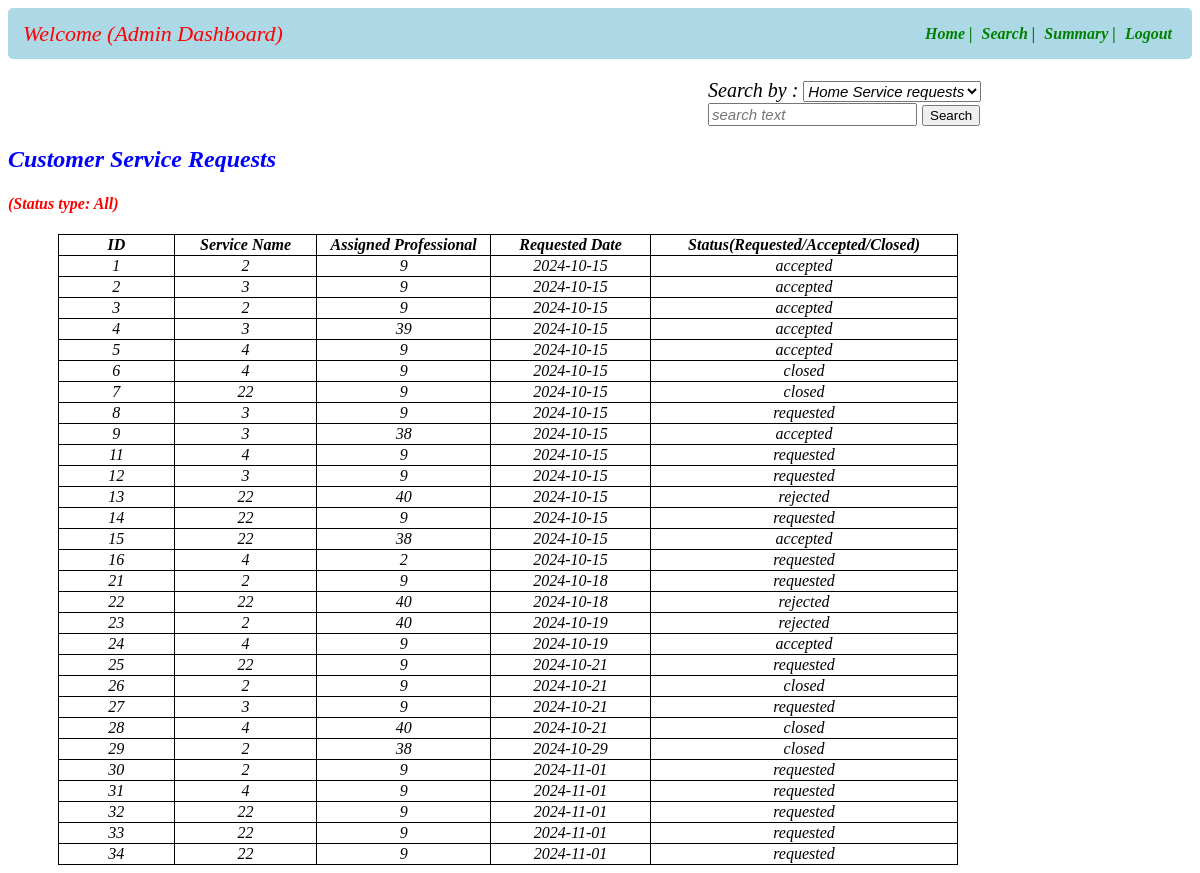
Page /adminsearch on the earlier database version.
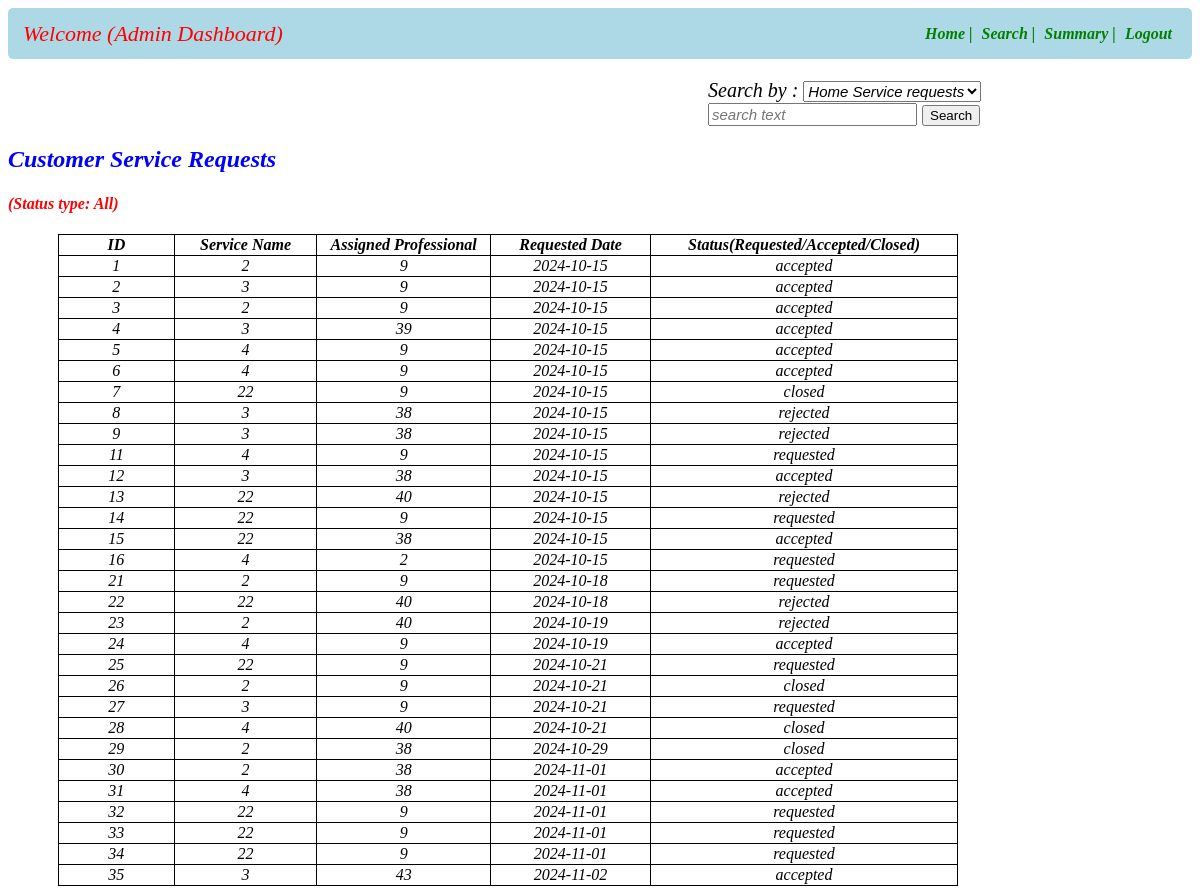
Same page on the later database version.
### app.py (models this page shows)
class Customer_Service_Request(db.Model):
    __tablename__="customer_service_request"
    id=db.Column(db.Integer,primary_key=True)
    service_id=db.Column(db.Integer,db.ForeignKey(Service_Info.id),nullable=False)
    customer_id=db.Column(db.Integer,db.ForeignKey(User_Info.id),nullable=False)
    professional_id=db.Column(db.Integer,db.ForeignKey(User_Info.id),nullable=False)
    date_of_request=db.Column(db.String,nullable=False)
    date_of_completion=db.Column(db.String,nullable=False)
    service_status=db.Column(db.String,nullable=False)
    remarks=db.Column(db.String)
    location=db.Column(db.String,nullable=False)
    ratings=db.Column(db.String,nullable=False)

### app.py (the view, shortened to what this page needs)
@app.route("/adminsearch",methods=["GET","POST"])
def admin_search():
    servname=Service_Info.query.all()
    crequests=Customer_Service_Request.query.all()
    return render_template("admin_search.html",crequests=crequests)

### templates/admin_search.html (shortened to what this page needs)
<!DOCTYPE html>
<html lang="en">
<head>
</head>
<body>
    <div id="header">
        <nav class="navbar">
            <div class="navdiv">
                <div class="logo">Welcome (Admin Dashboard)</div>
                <ul>
                    <li><a href="/admindashboard">Home |</a></li>
                    <li><a href="/adminsearch">Search |</a></li>
                    <li><a href="/adminsummary">Summary |</a></li>
                    <li><a href="/login">Logout</a></li>
                </ul>
            </div>
        </nav>
    </div>
    <div id="main">
        <form action="/adminsearch" id="form" method="POST">
            <div id="search">
                <label for="servicename">Search by :</label>
                <select name="s_name" id="servicename" row="4" cols="21">
                    <option value="services">Home Service requests</option>
                </select>
                <input type="text" id="searchtext" name="s_text" placeholder="search text">
                <button type="submit" btn btn-primary data-bs-toggle="tooltip" data-bs-placement="left" title="Click to search">Search</button>
            </div>
        </form>
        {% if searchby=="professionals" %}
        <div>
            <h2 style="font-style:italic;color:blue">Service Professional's List</h2>
            <h4 style="color:red;">(Admin may block/unblock professionals)</h4>
            <table id = "professionals-table">
                <thead id="th">
                    <tr>
                        <th>ID</th>
                        <th>Name</th>
                        <th>Experience</th>
                        <th>Service Name</th>
                        <th>Status</th>
                        <th>Customer Reviews</th>
                        <th>Action</th>
                    </tr>
                </thead>
                <tbody id="td">
                    {% for entry in professionals %}
                    {% if entry.role==2 %}
                    <tr>
                        <td><a href="/viewprofessional/{{entry.id}}">{{entry["id"]}}<a/></td>
                        <td>{{entry["full_name"]}}</td>
                        <td>{{entry["experience"]}}</td>
                        <td>{{entry["service_name"]}}</td>
                        <td>{{entry["status"]}}</td>
                        <td>{{entry["reviews"]}}</td>
                        <td><a href="/blockprofessional/{{entry.id}}/reject">Block</a>| <a href="/blockprofessional/{{entry.id}}/approve">Unblock</a></td>
                    </tr>
                    {% endif %}
                    {% endfor %}
                <tbody>
            </table>
        </div>
        {% else %}
         <div>
            <h2 style="font-style:italic;color:blue;">Customer Service Requests</h2>
            <h4 style="font-style:italic;color:red;">(Status type: All)</h4>
            <table id = "servicerequest-table">
                <thead id="th">
                    <tr>
                        <th>ID</th>
                        <th>Service Name</th>
                        <th>Assigned Professional</th>
                        <th>Requested Date</th>
                        <th>Status(Requested/Accepted/Closed)</th>
                    </tr>
                </thead>
                <tbody id="td">
                    {% for entry in crequests%}
                    <tr>
                        <td>{{entry["id"]}}</td>
                        <td>{{entry["service_id"]}}</td>
                        <td>{{entry["professional_id"]}}</td>
                        <td>{{entry["date_of_request"]}}</td>
                        <td>{{entry["service_status"]}}</td>
                    </tr>
                    {% endfor %}
            </table>
        </div>
    {% endif %}
    </div>
</body>
</html>

### templates/admin_search.html (style rules this page uses)
* { text-decoration: none; }
.navbar { background-color: lightblue; padding-right: 15px; padding-left: 15px; border-radius: 5px; }
ul li { vertical-align: middle; }
.navdiv { display:flex; align-items: center; justify-content: space-between; }
.logo { font-size: 22px; color: red; font-style: italic; }
li { list-style: none; display: inline; }
li a { color: green; font-size: 16px; font-style: italic; margin-right: 5px; font-weight: bold; }
#search { font-style:italic; font-size:20px; margin-top:20px; margin-left:700px; }
#servicename { font-style:italic; font-size:15px; }
#searchtext { font-style:italic; font-size:15px; }
table ,th, td { text-align: center; font-style: italic; width:900px; margin-top: 20px; margin-left: 50px; border-radius: 10px; border-color: blue; border: 1px solid black; border-collapse: collapse ; }

Differences in the rows shown:
changed Customer_Service_Request id 6: service_status "closed" → "accepted"
changed Customer_Service_Request id 8: professional_id "9" → "38"; service_status "requested" → "rejected"
changed Customer_Service_Request id 9: service_status "accepted" → "rejected"
changed Customer_Service_Request id 12: professional_id "9" → "38"; service_status "requested" → "accepted"
changed Customer_Service_Request id 30: professional_id "9" → "38"; service_status "requested" → "accepted"
changed Customer_Service_Request id 31: professional_id "9" → "38"; service_status "requested" → "accepted"
added Customer_Service_Request: id "35", service_id "3", professional_id "43", date_of_request "2024-11-02", service_status "accepted"
